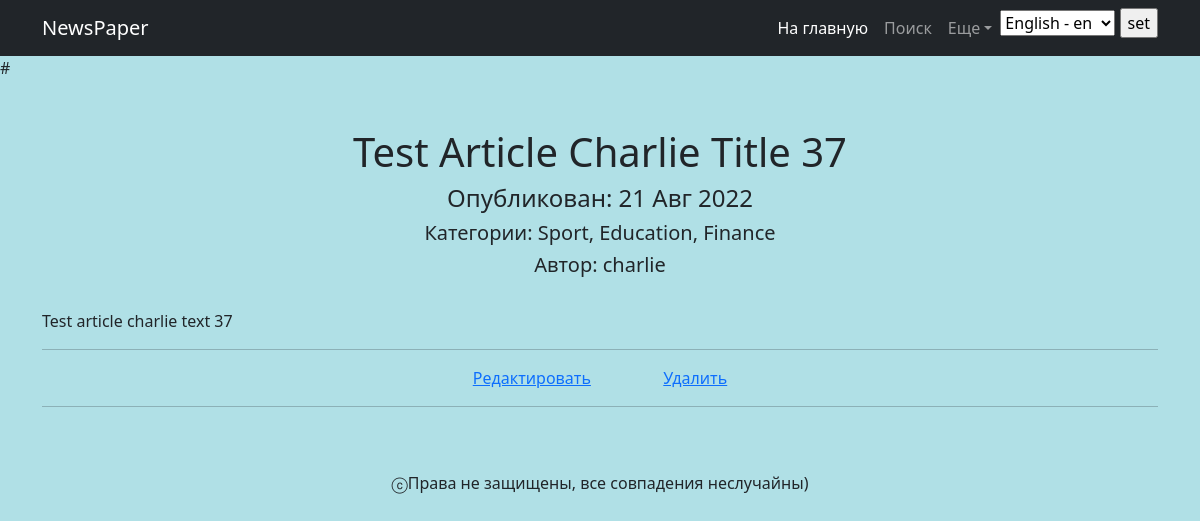
Page /news/173 on the earlier database version.
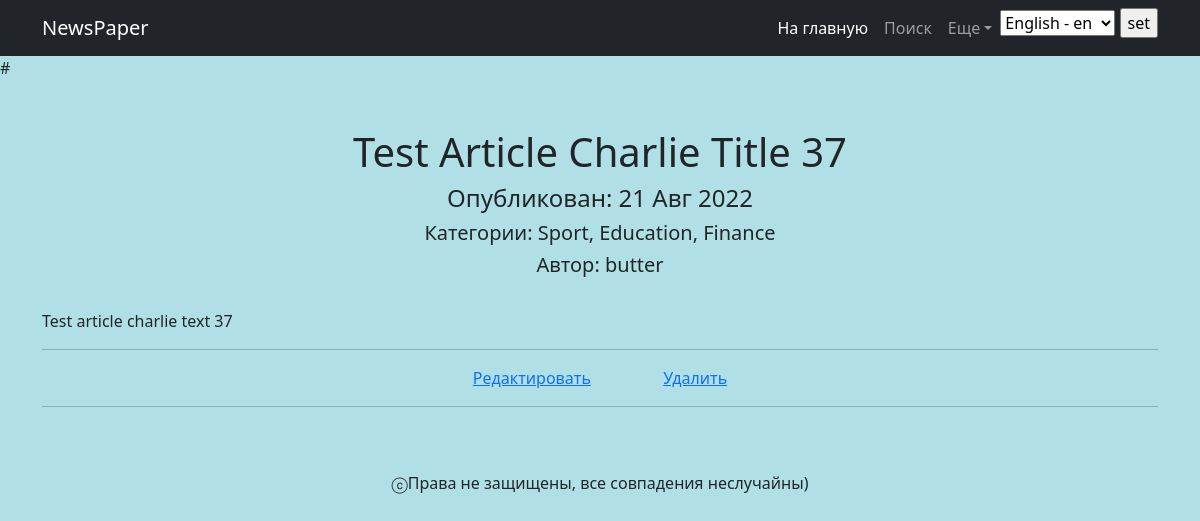
Same page on the later database version.
### news/models.py (models this page shows, shortened)
class Post(models.Model):                   # table of news and articles
    author = models.ForeignKey(Author, on_delete=models.CASCADE)
    type = models.CharField(max_length=1, choices=POST_TYPES, default='A')
    time_in = models.DateTimeField(auto_now_add=True)
    title = models.CharField(max_length=255)
    text = models.TextField()
    rating = models.IntegerField(default=0)
    categories = models.ManyToManyField(Category, through='PostCategory')

class Author(models.Model):                 # table of authors
    user = models.OneToOneField(User, on_delete=models.CASCADE, primary_key=True)
    rating = models.IntegerField(default=0)
    def __str__(self):
        return f'{self.user.username}'

### news/views.py (the view)
# urls.py: path('<int:pk>', PostDetail.as_view(), name='post_detail'),
class PostDetail(DetailView):                   # responsible for detailed post output on a page
    model = Post
    template_name = 'post.html'
    context_object_name = 'post'
    def get_object(self, *args, **kwargs):      # use cache to get post
        post = cache.get(f'post-{self.kwargs["pk"]}', None)     # find post in cache or return None
        if not post:
            post = super().get_object(queryset=self.queryset)
            cache.set(f'post-{self.kwargs["pk"]}', post, 300)   # store for 5 min in cache
        return post

### news/models.py (called while the page is built)
    def __str__(self):
        return self.name.title()

### news/templatetags/custom_filters.py (called while the page is built)
@register.filter()
def censor(string):                                             # modify string aka censor above words
    try:
        for word in CURSE_WORDS:
            if word in string.lower():
                string = re.sub(f'{word}|{word.capitalize()}',
                                lambda match: match.group()[:1] + "*" * len(match.group()[1:]),
                                string)
    except AttributeError as e:
        print(e)
    return string

### news/templatetags/custom_tags.py (called while the page is built)
@register.simple_tag(takes_context=True)                # add timezone to context so we could alter theme using only this tag in default.html
def current_time(context, **kwargs):
    context['current_time'] = timezone.now()
    return ''                                           # return empty string, so there would be no None in default.html

### templates/post.html (shortened to what this page needs)
{% extends 'flatpages/default.html' %}
{% load custom_filters %}
{% load i18n %}
{% block content %}
    <h1>{{ post.title|censor }}</h1>
    <h4>{% trans "Опубликован" %}: {{ post.time_in|date:'d M Y' }}</h4>
    <h5>{% trans "Категории" %}:
    {% for category in post.categories.all %}
        {% if forloop.counter != post.categories.all|length %}
            {{ category }},
        {% else %}
            {{ category }}
        {% endif %}
    {% endfor %}
    </h5>
    <h5>{% trans "Автор" %}: {{ post.author }}</h5>
    <div class="text-justify", style="white-space: pre-line">
        {{ post.text|censor }}
    </div>
<hr>
{% if post.type == 'N' %}
<div>
    <a href="/news/{{ post.pk }}/update/">{% trans "Редактировать" %}</a>
    &emsp;&emsp;&emsp;&emsp;
    <a href="/news/{{ post.pk }}/delete/">{% trans "Удалить" %}</a>
</div>
{% elif post.type == 'A' %}
<div>
    <a href="/articles/{{ post.pk }}/update/">{% trans "Редактировать" %}</a>
    <a href="/articles/{{ post.pk }}/delete/">{% trans "Удалить" %}</a>
</div>
{% endif %}
<hr>
{% endblock content %}

Differences in the rows shown:
changed Post "Test Article Charlie Title 37": author "charlie" → "butter"
